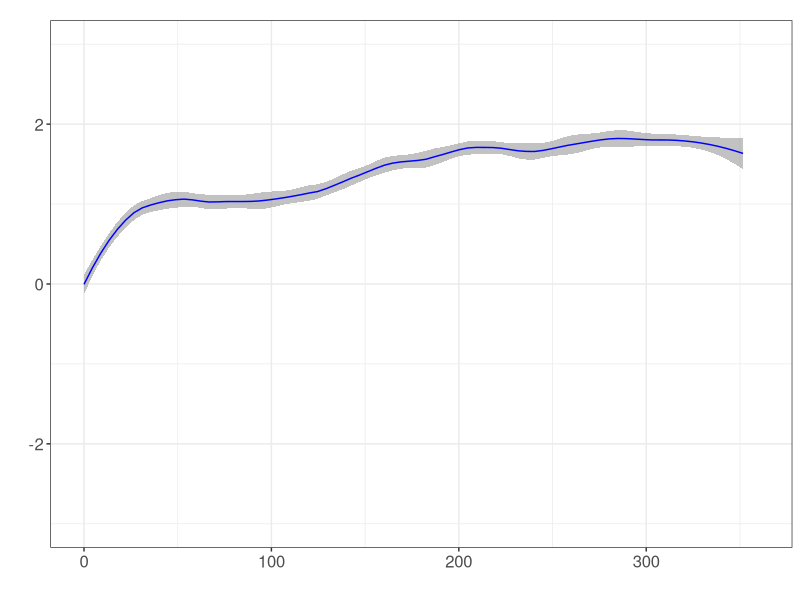

Here is the R script that generated this plot: (Note: this script raises an error after producing the figure.)
#=====================================================================================================
# Figure 1: Population Level Response for different cell lines
#=====================================================================================================
#         Population level response of BRAF-mutated melanoma cell lines to PLX4720
#         CellLines used: SKMEL5, SKMEL19, SKMEL28, WM88, WM164, WM793, A375
#                 Concentrations for idling phenotype in cell lines:
#         SKMEL5(8uM), SKMEL19(8uM), SKMEL28(16uM), WM88(8uM), WM164(32uM), WM793(16uM), A375(8uM)
#=====================================================================================================
#=====================================================================================================

library(gplots)
require(ggplot2)
setwd("~/Paudel_et_al_2016/SourceData") # Set the working directory;
# Set the output for plots
output <- paste0(substr(getwd(), 1, (nchar(getwd())-nchar("SourceData"))), "Figures") 
fig = "Fig1" # Which figure is this in paper?
output = paste0(output, "/", fig)
#=====================================================================================================
# Read the experimental data
#=====================================================================================================

data <- read.csv("Population_Response_CellLines.csv", header=T, sep=",")

#=====================================================================================================
# A375 Population Level Response
#=====================================================================================================
cell <- "A375"
cnc <- 8
s1 <- subset(data, data$CellLine==cell & data$conc==cnc)
s1$Date <- as.character(s1$Date)

ggplot(data = s1, aes(x=s1$Time, y=s1$nl2, col=Date))+ 
  theme_bw()+geom_smooth(span=.25, aes(group=1), method = "loess", size=.5, alpha=0.6, col="blue")+ 
  scale_colour_manual(values="blue") + ylim(-3,3)+ xlim(0,360)+
  theme(legend.position="none") + theme(axis.text=element_text(size=12)) +
  theme(text = element_text(size=12)) + ggtitle(paste0()) + labs(x="", y="") +
  ggsave(paste0(cell, " + ", cnc, "μΜ.pdf"), path=output, width=3, height=3)

#=====================================================================================================
# SKMEL19 Population Level Response
#=====================================================================================================

cell <- "SKMEL19"
cnc <- 8
s1 <- subset(data, data$CellLine==cell & data$conc==cnc)
s1$Date <- as.character(s1$Date)

ggplot(data = s1, aes(x=s1$Time, y=s1$nl2, col=Date))+ 
  theme_bw()+geom_smooth(span=.25, aes(group=1), method = "loess", size=.5, alpha=0.6, col="blue")+ 
  scale_colour_manual(values="blue") + ylim(-3,3)+ xlim(0,360)+
  theme(legend.position="none") + theme(axis.text=element_text(size=12)) +
  theme(text = element_text(size=12)) + ggtitle(paste0()) + labs(x="", y="") +
  ggsave(paste0(cell, " + ", cnc, "μΜ.pdf"), path=output, width=3, height=3)

#=====================================================================================================
# SKMEL28 Population Level Response
#=====================================================================================================

cell <- "SKMEL28"
cnc <- 16
s1 <- subset(data, data$CellLine==cell & data$conc==cnc)
s1$Date <- as.character(s1$Date)

ggplot(data = s1, aes(x=s1$Time, y=s1$nl2, col=Date))+ 
  theme_bw()+geom_smooth(span=.25, aes(group=1), method = "loess", size=.5, alpha=0.6, col="blue")+ 
  scale_colour_manual(values="blue") + ylim(-3,3)+ xlim(0,360)+
  theme(legend.position="none") + theme(axis.text=element_text(size=12)) +
  theme(text = element_text(size=12)) + ggtitle(paste0()) + labs(x="", y="") +
  ggsave(paste0(cell, " + ", cnc, "μΜ.pdf"), path=output, width=3, height=3)

#=====================================================================================================
# WM88 Population Level Response
#=====================================================================================================

cell <- "WM88"
cnc <- 8
s1 <- subset(data, data$CellLine==cell & data$conc==cnc)
s1$Date <- as.character(s1$Date)

ggplot(data = s1, aes(x=s1$Time, y=s1$nl2, col=Date))+ 
  theme_bw()+geom_smooth(span=.25, aes(group=1), method = "loess", size=.5, alpha=0.6, col="blue")+ 
  scale_colour_manual(values="blue") + ylim(-3,3)+ xlim(0,360)+
  theme(legend.position="none") + theme(axis.text=element_text(size=12)) +
  theme(text = element_text(size=12)) + ggtitle(paste0()) + labs(x="", y="") +
  ggsave(paste0(cell, " + ", cnc, "μΜ.pdf"), path=output, width=3, height=3)

#=====================================================================================================
# WM164 Population Level Response
#=====================================================================================================

cell <- "WM164"
cnc <- 32
s1 <- subset(data, data$CellLine==cell & data$conc==cnc)
s1$Date <- as.character(s1$Date)

ggplot(data = s1, aes(x=s1$Time, y=s1$nl2, col=Date))+ 
  theme_bw()+geom_smooth(span=.25, aes(group=1), method = "loess", size=.5, alpha=0.6, col="blue")+ 
  scale_colour_manual(values="blue") + ylim(-3,3)+ xlim(0,360)+
  theme(legend.position="none") + theme(axis.text=element_text(size=12)) +
  theme(text = element_text(size=12)) + ggtitle(paste0()) + labs(x="", y="") +
  ggsave(paste0(cell, " + ", cnc, "μΜ.pdf"), path=output, width=3, height=3)

#=====================================================================================================
# WM793 Population Level Response
#=====================================================================================================

cell <- "WM793"
cnc <- 32
s1 <- subset(data, data$CellLine==cell & data$conc==cnc)
s1$Date <- as.character(s1$Date)

ggplot(data = s1, aes(x=s1$Time, y=s1$nl2, col=Date))+ 
  theme_bw()+geom_smooth(span=.25, aes(group=1), method = "loess", size=.5, alpha=0.6, col="blue")+ 
  scale_colour_manual(values="blue") + ylim(-3,3)+ xlim(0,360)+
  theme(legend.position="none") + theme(axis.text=element_text(size=12)) +
  theme(text = element_text(size=12)) + ggtitle(paste0()) + labs(x="", y="") +
  ggsave(paste0(cell, " + ", cnc, "μΜ.pdf"), path=output, width=3, height=3)

#=====================================================================================================
